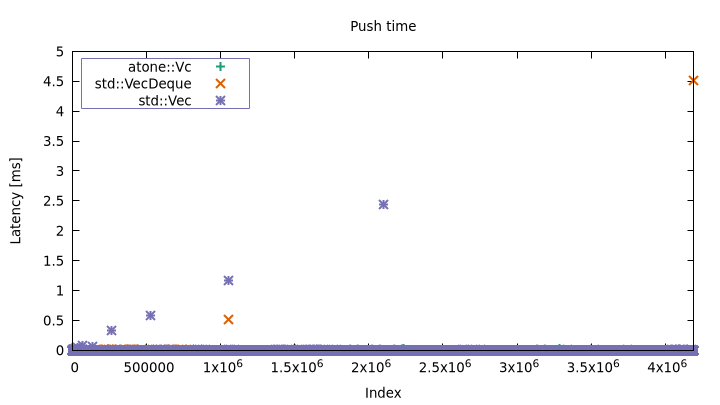

gnuplot code for this plot:
#!/usr/bin/gnuplot

# set term wxt size 1920,1080
set terminal pngcairo size 720,405 enhanced font 'Verdana,10'
set output 'vroom.png'
set title "Push time"
set xlabel "Index"
set ylabel "Latency [ms]"
set xrange [0:4194304]
# set logscale y
# set yrange [0.001:*]

set style line 1 lc rgb '#1b9e77'
set style line 2 lc rgb '#d95f02'
set style line 3 lc rgb '#7570b3'

set key left top
set key box linestyle 3

plot "< awk '$2 == \"atone\"' vroom.dat" u 1:3 t "atone::Vc" ls 1 lw 2 ps 1.5,\
     "< awk '$2 == \"vecdeque\"' vroom.dat" u 1:3 t "std::VecDeque" ls 2 lw 2 ps 1.5,\
     "< awk '$2 == \"vec\"' vroom.dat" u 1:3 t "std::Vec" ls 3 lw 2 ps 1.5
